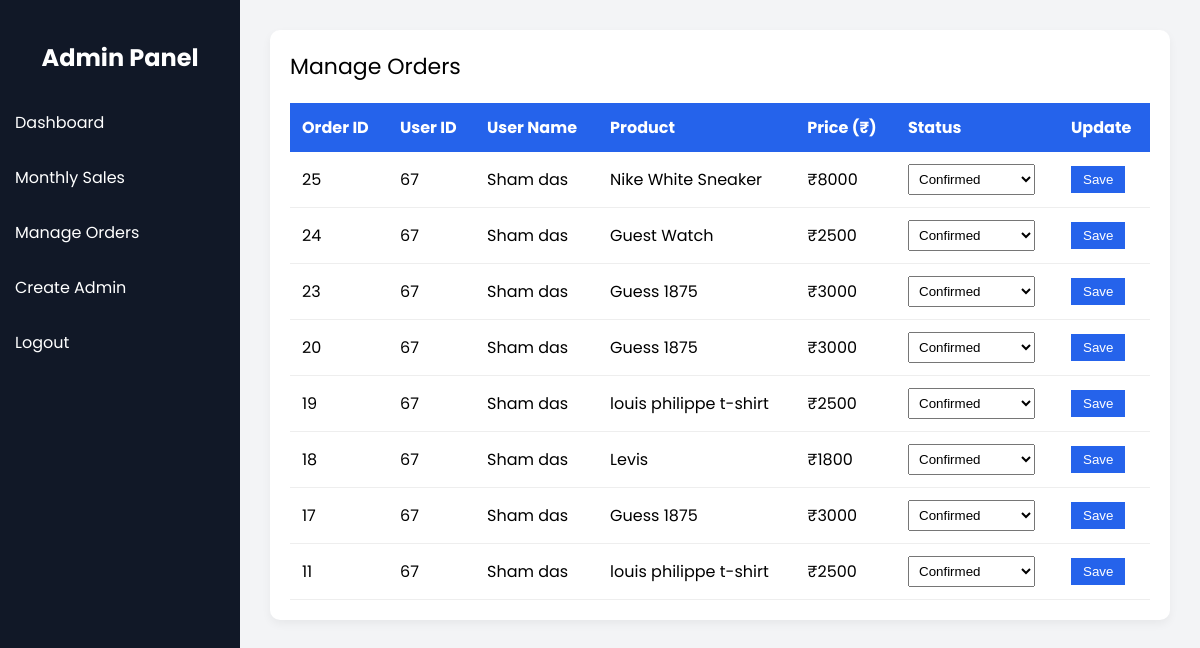
/admin_orders.php (signed in), run on the app's committed database.
### tables this page shows
CREATE TABLE users_products (
    id INT NOT NULL AUTO_INCREMENT,
    user_id INT NOT NULL,
    item_id INT NOT NULL,
    status VARCHAR(50),
    PRIMARY KEY (id)
);

CREATE TABLE `users` (
  `id` int(11) NOT NULL,
  `email_id` varchar(255) NOT NULL,
  `first_name` varchar(20) NOT NULL,
  `last_name` varchar(20) DEFAULT NULL,
  `registration_time` timestamp NOT NULL DEFAULT CURRENT_TIMESTAMP ON UPDATE CURRENT_TIMESTAMP,
  `password` varchar(255) NOT NULL
);

CREATE TABLE `products` (
  `id` int(11) NOT NULL,
  `name` varchar(30) DEFAULT NULL,
  `price` int(20) NOT NULL
);

### admin_orders.php (the view, shortened to what this page needs)
<?php
require("includes/common.php");
$query="
SELECT
users_products.id AS order_id,
users.id AS user_id,
users.first_name,
users.last_name,
products.name,
products.price,
users_products.status
FROM users_products
JOIN users
ON users_products.user_id = users.id
JOIN products
ON users_products.item_id = products.id
ORDER BY users_products.id DESC
";
$result=mysqli_query($con,$query);
?>
<!DOCTYPE html>
<html>
<head>
</head>
<body>
<div class="sidebar">
<h2>Admin Panel</h2>
<a href="admin_dashboard.php">Dashboard</a>
<a href="monthly_sales.php">Monthly Sales</a>
<a href="admin_orders.php">Manage Orders</a>
<a href="create_admin.php">Create Admin</a>
<a href="logout.php">Logout</a>
</div>
<div class="main">
<div class="table-box">
<div class="title">Manage Orders</div>
<table>
<tr>
<th>Order ID</th>
<th>User ID</th>
<th>User Name</th>
<th>Product</th>
<th>Price (₹)</th>
<th>Status</th>
<th>Update</th>
</tr>
<?php
while($row=mysqli_fetch_array($result)){
?>
<tr>
<form method="post">
<td>
<?php echo $row['order_id']; ?>
</td>
<td>
<?php echo $row['user_id']; ?>
</td>
<td>
<?php echo $row['first_name']." ".$row['last_name']; ?>
</td>
<td>
<?php echo $row['name']; ?>
</td>
<td>
₹<?php echo $row['price']; ?>
</td>
<td>
<select name="status">
<option <?php if($row['status']=="Confirmed") echo "selected"; ?>>
Confirmed
</option>
</select>
</td>
<td>
<button name="update">
Save
</button>
</td>
</form>
</tr>
<?php
}
?>
</table>
</div>
</div>
</body>
</html>

### admin_orders.php (style rules this page uses)
body { margin:0; font-family:Poppins; background:#f3f4f6; }
.sidebar { width:240px; height:100vh; background:#111827; color:white; position:fixed; padding-top:20px; }
.sidebar h2 { text-align:center; }
.sidebar a { display:block; padding:15px; color:white; text-decoration:none; }
.main { margin-left:240px; padding:30px; }
.table-box { background:white; padding:20px; border-radius:10px; box-shadow:0 4px 10px rgba(0,0,0,0.05); }
table { width:100%; border-collapse:collapse; margin-top:20px; }
th { background:#2563eb; color:white; padding:12px; text-align:left; }
td { padding:12px; border-bottom:1px solid #eee; }
.title { font-size:22px; margin-bottom:10px; }
select { padding:6px; }
button { background:#2563eb; color:white; border:none; padding:6px 12px; cursor:pointer; }

### data on the page
users_products: id "25", user "67", user.first_name "Sham", user.last_name "das", products.name "Nike White Sneaker", products.price "8000", status "Confirmed"
users_products: id "24", user "67", user.first_name "Sham", user.last_name "das", products.name "Guest Watch", products.price "2500", status "Confirmed"
users_products: id "23", user "67", user.first_name "Sham", user.last_name "das", products.name "Guess 1875", products.price "3000", status "Confirmed"
users_products: id "20", user "67", user.first_name "Sham", user.last_name "das", products.name "Guess 1875", products.price "3000", status "Confirmed"
users_products: id "19", user "67", user.first_name "Sham", user.last_name "das", products.name "louis philippe t-shirt", products.price "2500", status "Confirmed"
users_products: id "18", user "67", user.first_name "Sham", user.last_name "das", products.name "Levis", products.price "1800", status "Confirmed"
users_products: id "17", user "67", user.first_name "Sham", user.last_name "das", products.name "Guess 1875", products.price "3000", status "Confirmed"
users_products: id "11", user "67", user.first_name "Sham", user.last_name "das", products.name "louis philippe t-shirt", products.price "2500", status "Confirmed"
